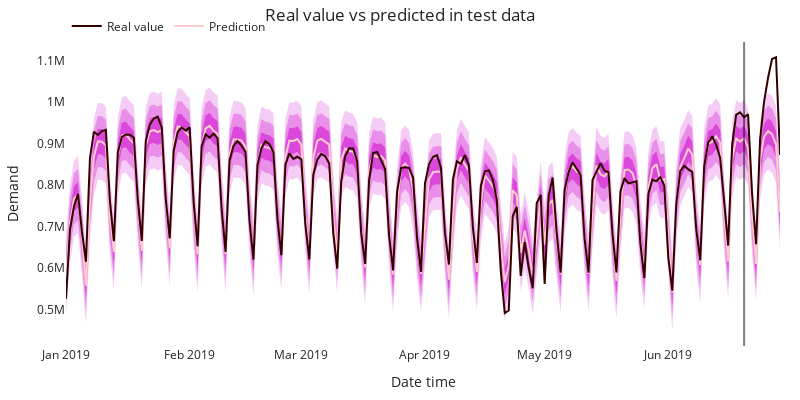

The notebook cell this image was saved under:
### Code cell
color = 'rgba(204, 0, 204,'
colorPred = '#FFCCCC'
colorTrue = '#330000'

# plot the results
fig = go.Figure([
    
    go.Scatter(
        name='Upper Bound',
        x=pred.index,
        y=upper_bounds_1,
        mode='lines',
        marker=dict(color="#444"),
        line=dict(width=0),
        showlegend=False
    ),
    go.Scatter(
        name='Lower Bound',
        x=pred.index,
        y=lower_bounds_1,
        marker=dict(color="#444"),
        line=dict(width=0),
        mode='lines',
        fillcolor=color + '0.5)',
        fill='tonexty',
        showlegend=False
    ),

    go.Scatter(
        name='Upper Bound',
        x=pred.index,
        y=upper_bounds_2,
        mode='lines',
        marker=dict(color="#444"),
        line=dict(width=0),
        showlegend=False
    ),
    go.Scatter(
        name='Lower Bound',
        x=pred.index,
        y=lower_bounds_2,
        marker=dict(color="#444"),
        line=dict(width=0),
        mode='lines',
        fillcolor=color + '0.3)',
        fill='tonexty',
        showlegend=False
    )
    ,

    go.Scatter(
        name='Upper Bound',
        x=pred.index,
        y=upper_bounds_3,
        mode='lines',
        marker=dict(color="#444"),
        line=dict(width=0),
        showlegend=False
    ),
    go.Scatter(
        name='Lower Bound',
        x=pred.index,
        y=lower_bounds_3,
        marker=dict(color="#444"),
        line=dict(width=0),
        mode='lines',
        fillcolor=color + '0.2)',
        fill='tonexty',
        showlegend=False
    ),

    go.Scatter(
        name='Prediction',
        x=pred.index,
        y=pred,
        mode='lines',
        line=dict(color=colorPred)
    ),

    go.Scatter(
        name='Real value',
        x=data_test.index[:steps],
        y=data_test['Load'].values[:steps],
        mode='lines',
        line=dict(color=colorTrue)
    ),

])

fig.add_shape(
    type="line",
    x0=data_test.index[170],
    y0=0,
    x1=data_test.index[170],
    y1=1,
    xref='x',
    yref='paper',
    line=dict(color="black", width=2)
)

fig.update_layout(
    title="Real value vs predicted in test data",
    xaxis_title="Date time",
    yaxis_title="Demand",
    width=800,
    height=400,
    margin=dict(l=20, r=20, t=35, b=20),
    hovermode="x",
    legend=dict(
        orientation="h",
        yanchor="top",
        y=1.1,
        xanchor="left",
        x=0.001
    ),
    plot_bgcolor='rgba(0,0,0,0)'
)
fig.show()

### Figure 1 — Plotly figure (JSON) as saved in the notebook; plotly's stock layout.template omitted (floating-point values rounded to 4 significant figures; data arrays with more than 128 entries replaced by an {"elided": "..."} marker saying what was removed)
{"data": [{"line": {"width": 0}, "marker": {"color": "#444"}, "mode": "lines", "name": "Upper Bound", "showlegend": false, "type": "scatter", "x": {"elided": "180 str values"}, "y": {"elided": "180 float values"}}, {"fill": "tonexty", "fillcolor": "rgba(204, 0, 204,0.5)", "line": {"width": 0}, "marker": {"color": "#444"}, "mode": "lines", "name": "Lower Bound", "showlegend": false, "type": "scatter", "x": {"elided": "180 str values"}, "y": {"elided": "180 float values"}}, {"line": {"width": 0}, "marker": {"color": "#444"}, "mode": "lines", "name": "Upper Bound", "showlegend": false, "type": "scatter", "x": {"elided": "180 str values"}, "y": {"elided": "180 float values"}}, {"fill": "tonexty", "fillcolor": "rgba(204, 0, 204,0.3)", "line": {"width": 0}, "marker": {"color": "#444"}, "mode": "lines", "name": "Lower Bound", "showlegend": false, "type": "scatter", "x": {"elided": "180 str values"}, "y": {"elided": "180 float values"}}, {"line": {"width": 0}, "marker": {"color": "#444"}, "mode": "lines", "name": "Upper Bound", "showlegend": false, "type": "scatter", "x": {"elided": "180 str values"}, "y": {"elided": "180 float values"}}, {"fill": "tonexty", "fillcolor": "rgba(204, 0, 204,0.2)", "line": {"width": 0}, "marker": {"color": "#444"}, "mode": "lines", "name": "Lower Bound", "showlegend": false, "type": "scatter", "x": {"elided": "180 str values"}, "y": {"elided": "180 float values"}}, {"line": {"color": "#FFCCCC"}, "mode": "lines", "name": "Prediction", "type": "scatter", "x": {"elided": "180 str values"}, "y": {"elided": "180 float values"}}, {"line": {"color": "#330000"}, "mode": "lines", "name": "Real value", "type": "scatter", "x": {"elided": "180 str values"}, "y": {"elided": "180 float values"}}], "layout": {"height": 400, "hovermode": "x", "legend": {"orientation": "h", "x": 0.001, "xanchor": "left", "y": 1.1, "yanchor": "top"}, "margin": {"b": 20, "l": 20, "r": 20, "t": 35}, "plot_bgcolor": "rgba(0,0,0,0)", "shapes": [{"line": {"color": "black", "width": 2}, "type": "line", "x0": "2019-06-20T00:00:00", "x1": "2019-06-20T00:00:00", "xref": "x", "y0": 0, "y1": 1, "yref": "paper"}], "title": {"text": "Real value vs predicted in test data"}, "width": 800, "xaxis": {"title": {"text": "Date time"}}, "yaxis": {"title": {"text": "Demand"}}}}
